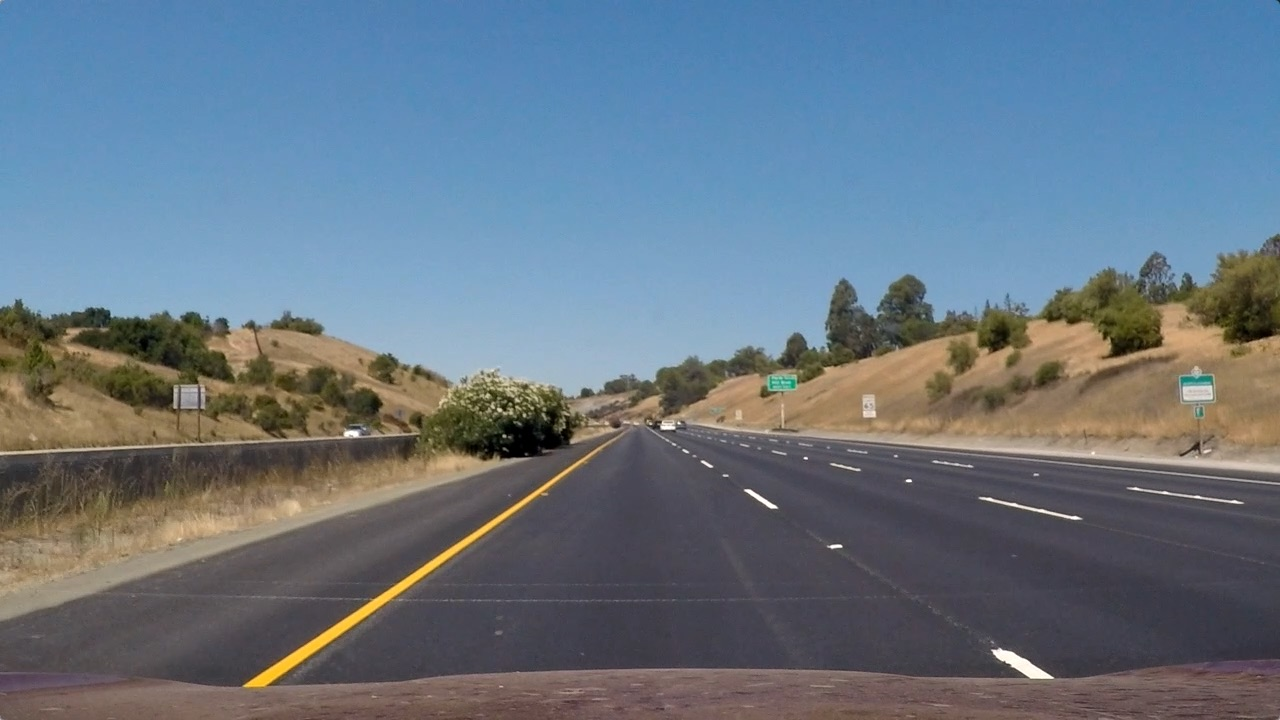
#> input picture input_images/frame.jpg, 1280 x 720 px, found by its file name
$ python verify_accuracy.py
#> lines starting #> are read from the running program, lines starting #| are printed output that depends on the picture
import cv2
import numpy as np
import time
import os
from pathlib import Path


def env_f32(key: str, default: float) -> float:
    v = os.getenv(key)
    if v is None:
        return default
    try:
        return float(v)
    except ValueError:
        return default


def deg_to_rad(deg: float) -> float:
    return deg * np.pi / 180.0


def rot_x(a: float) -> np.ndarray:
    s, c = np.sin(a), np.cos(a)
    return np.array([
        [1.0, 0.0, 0.0],
        [0.0, c, -s],
        [0.0, s, c],
    ], dtype=np.float32)


def rot_y(a: float) -> np.ndarray:
    s, c = np.sin(a), np.cos(a)
    return np.array([
        [c, 0.0, s],
        [0.0, 1.0, 0.0],
        [-s, 0.0, c],
    ], dtype=np.float32)


def rot_z(a: float) -> np.ndarray:
    s, c = np.sin(a), np.cos(a)
    return np.array([
        [c, -s, 0.0],
        [s, c, 0.0],
        [0.0, 0.0, 1.0],
    ], dtype=np.float32)


def rust_bev_out_to_img_homography(width: int, height: int) -> np.ndarray:
    fov_x_deg = np.clip(env_f32("CAM_FOV_X_DEG", 90.0), 1.0, 179.0)
    fov_y_deg = np.clip(env_f32("CAM_FOV_Y_DEG", 60.0), 1.0, 179.0)

    fx_default = width / (2.0 * np.tan(deg_to_rad(fov_x_deg) * 0.5))
    fy_default = height / (2.0 * np.tan(deg_to_rad(fov_y_deg) * 0.5))
    fx = env_f32("CAM_FX", float(fx_default))
    fy = env_f32("CAM_FY", float(fy_default))
    cx = env_f32("CAM_CX", width * 0.5)
    cy = env_f32("CAM_CY", height * 0.5)

    height_m = max(env_f32("CAM_HEIGHT_M", 1.5), 0.01)
    roll = deg_to_rad(env_f32("CAM_ROLL_DEG", 0.0))
    pitch = deg_to_rad(env_f32("CAM_PITCH_DEG", -10.0))
    yaw = deg_to_rad(env_f32("CAM_YAW_DEG", 0.0))

    x_min = env_f32("BEV_X_MIN_M", 0.0)
    x_max = env_f32("BEV_X_MAX_M", 30.0)
    y_min = env_f32("BEV_Y_MIN_M", -10.0)
    y_max = env_f32("BEV_Y_MAX_M", 10.0)

    k = np.array([
        [fx, 0.0, cx],
        [0.0, fy, cy],
        [0.0, 0.0, 1.0],
    ], dtype=np.float32)

    r_align_wc = np.array([
        [0.0, -1.0, 0.0],
        [0.0, 0.0, -1.0],
        [1.0, 0.0, 0.0],
    ], dtype=np.float32)
    r_align_cw = r_align_wc.T

    r_world = rot_z(yaw) @ rot_y(pitch) @ rot_x(roll)
    r_cw = r_world @ r_align_cw
    r_wc = r_cw.T

    c_world = np.array([0.0, 0.0, height_m], dtype=np.float32)
    t = r_wc @ (-c_world)

    h_plane = np.array([
        [r_wc[0, 0], r_wc[0, 1], t[0]],
        [r_wc[1, 0], r_wc[1, 1], t[1]],
        [r_wc[2, 0], r_wc[2, 1], t[2]],
    ], dtype=np.float32)
    h_world_to_img = k @ h_plane

    w = float(max(width, 2))
    h = float(max(height, 2))
    x_span = x_max - x_min
    y_span = y_max - y_min
    sx = -x_span / (h - 1.0)
    sy = -y_span / (w - 1.0)

    a_out_to_world = np.array([
        [0.0, sx, x_max],
        [sy, 0.0, y_max],
        [0.0, 0.0, 1.0],
    ], dtype=np.float32)

    h_out_to_img = h_world_to_img @ a_out_to_world
    if h_out_to_img[2, 2] != 0.0:
        h_out_to_img = h_out_to_img / h_out_to_img[2, 2]

    return h_out_to_img.astype(np.float32)

# 1. Load the test image from workspace input_images/
input_path = Path('input_images/frame.jpg')
output_path = Path('output_images/opencv_baseline_frame1.png')

img = cv2.imread(str(input_path))
#> img is the input picture: shape (720, 1280, 3); mean B, G, R 131.2, 117.7, 103.2
if img is None:
    raise RuntimeError(f'Failed to read image: {input_path}')

h, w = img.shape[:2]
#> h = 720; w = 1280

# 2. Use the same Rust IPM homography (BEV output pixel -> input pixel)
matrix = rust_bev_out_to_img_homography(w, h)

# 3. OpenCV benchmark using inverse mapping flag to match Rust kernel semantics
start_time = time.time()
cpu_warp = cv2.warpPerspective(
    img,
    matrix,
    (w, h),
    flags=cv2.INTER_NEAREST | cv2.WARP_INVERSE_MAP,
    borderMode=cv2.BORDER_CONSTANT,
    borderValue=(0, 0, 0),
)
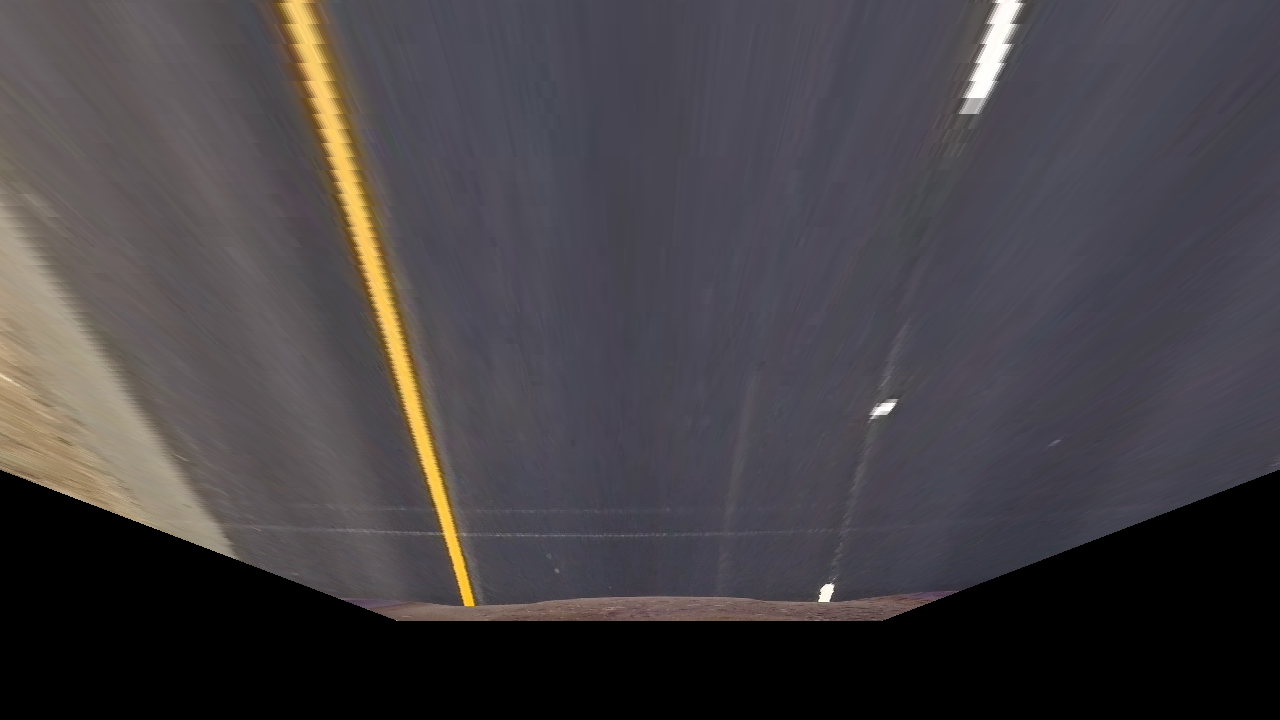
#> cpu_warp: shape (720, 1280, 3); mean B, G, R 68.8, 65.3, 69.2
cpu_time = (time.time() - start_time) * 1000

print(f"OpenCV Warp Time (Rust matrix): {cpu_time:.2f} ms")

# Save the OpenCV baseline to compare with Rust output
output_path.parent.mkdir(parents=True, exist_ok=True)
cv2.imwrite(str(output_path), cpu_warp)
print(f"Saved OpenCV baseline: {output_path}")
print("Reference baseline generation complete.")
